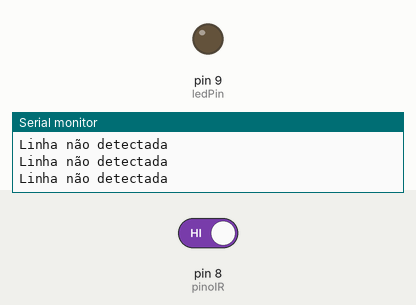
A sketch run on a simulated Arduino Uno, built with avr-gcc and run on an emulated ATmega328P. Parts: output pins drawn as LEDs (lit = HIGH), the last lines printed to the serial monitor. Inputs (shaded band) come from the test bench; at power-on: pin 8 (pinoIR) HIGH.

Above: at 1.2 s.
1.3 s: pin 8 (pinoIR) driven LOW
At 2.4 s:
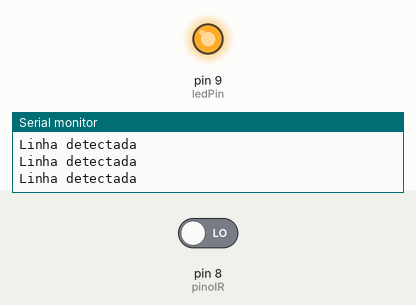
2.8 s: pin 8 (pinoIR) driven HIGH
At 3.6 s:
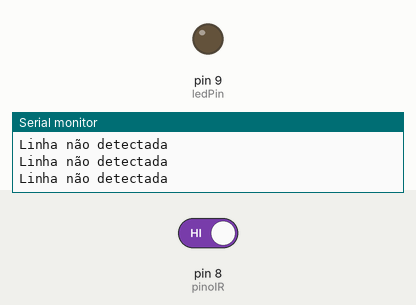
Timing chart, 0 to 5.8 s (numbered marks = the images above; inputs shaded):
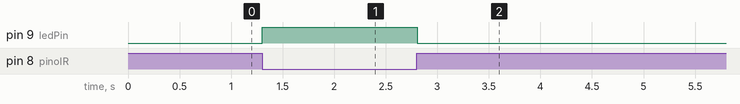

The sketch:

detectar_linha_InfraVermelho.ino
```cpp
int pinoIR = 8;
int ledPin = 9;
int valorLido = 0;

void setup() {
  Serial.begin(9600);
  pinMode(pinoIR, INPUT);
  pinMode(ledPin, OUTPUT);

}

void loop() {
  valorLido = digitalRead(pinoIR);
  if (valorLido == LOW) {
    Serial.println("Linha detectada");
    digitalWrite(ledPin, HIGH);
  } else {
    Serial.println("Linha não detectada");
    digitalWrite(ledPin, LOW);
  }
  delay(100);
}
```

Measured:
- after the input at 1.3 s, pin 9 (ledPin): LOW → HIGH at once
- after the input at 2.8 s, pin 9 (ledPin): HIGH → LOW at once
